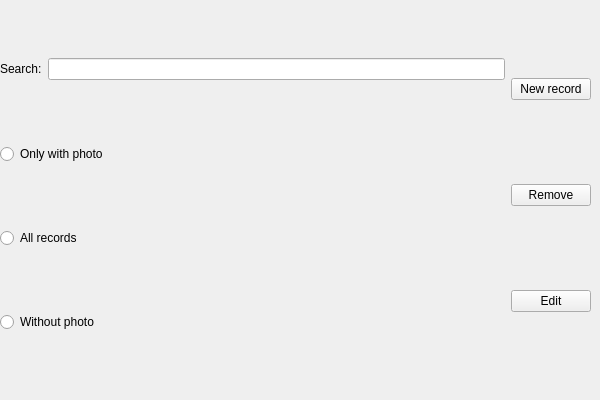
<?xml version="1.0" encoding="UTF-8"?>
<ui version="4.0">
 <class>DatabaseClient</class>
 <widget class="QWidget" name="DatabaseClient">
  <property name="geometry">
   <rect>
    <x>0</x>
    <y>0</y>
    <width>600</width>
    <height>400</height>
   </rect>
  </property>
  <property name="windowTitle">
   <string>DatabaseClient</string>
  </property>
  <widget class="QWidget" name="horizontalLayoutWidget_2">
   <property name="geometry">
    <rect>
     <x>0</x>
     <y>0</y>
     <width>591</width>
     <height>391</height>
    </rect>
   </property>
   <layout class="QHBoxLayout" name="mainLayout">
    <item>
     <layout class="QVBoxLayout" name="commonLayout">
      <item>
       <layout class="QHBoxLayout" name="filterLayout">
        <item>
         <widget class="QLabel" name="label">
          <property name="text">
           <string>Search:</string>
          </property>
         </widget>
        </item>
        <item>
         <widget class="QLineEdit" name="search_bar"/>
        </item>
       </layout>
      </item>
      <item>
       <widget class="QRadioButton" name="photoFilterButton">
        <property name="text">
         <string>Only with photo</string>
        </property>
        <attribute name="buttonGroup">
         <string notr="true">button_group</string>
        </attribute>
       </widget>
      </item>
      <item>
       <widget class="QRadioButton" name="photoFilterButton2_2">
        <property name="text">
         <string>All records</string>
        </property>
        <attribute name="buttonGroup">
         <string notr="true">button_group</string>
        </attribute>
       </widget>
      </item>
      <item>
       <widget class="QRadioButton" name="photoFilterButton3">
        <property name="text">
         <string>Without photo</string>
        </property>
        <attribute name="buttonGroup">
         <string notr="true">button_group</string>
        </attribute>
       </widget>
      </item>
     </layout>
    </item>
    <item>
     <layout class="QVBoxLayout" name="buttonLayout">
      <item>
       <widget class="QPushButton" name="newButton">
        <property name="text">
         <string>New record</string>
        </property>
       </widget>
      </item>
      <item>
       <widget class="QPushButton" name="removeButton">
        <property name="text">
         <string>Remove</string>
        </property>
       </widget>
      </item>
      <item>
       <widget class="QPushButton" name="editButton">
        <property name="text">
         <string>Edit</string>
        </property>
       </widget>
      </item>
     </layout>
    </item>
   </layout>
  </widget>
 </widget>
 <resources/>
 <connections/>
 <buttongroups>
  <buttongroup name="button_group"/>
 </buttongroups>
</ui>
